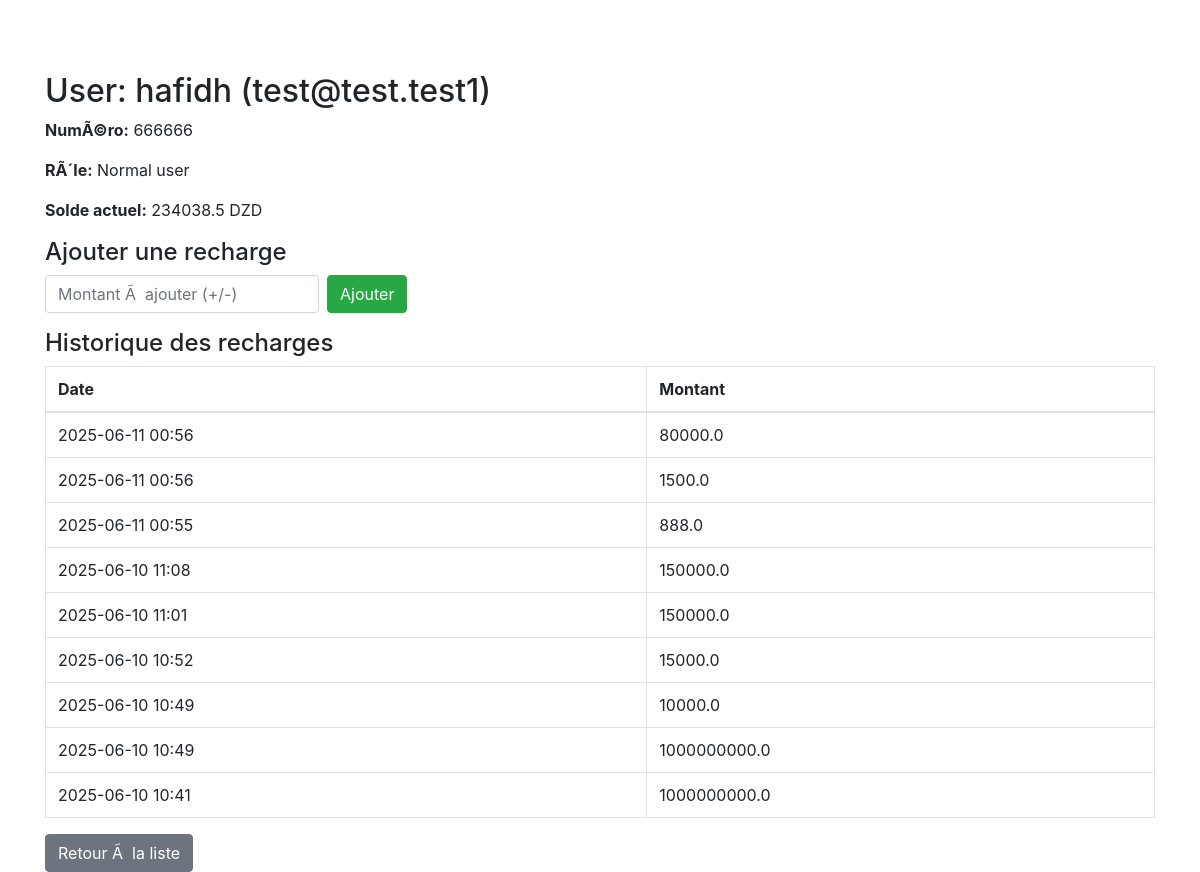
/admin/users/1, run on the app's committed database.
### app/models/domain.py (models this page shows)
class User(Base):
    __tablename__ = 'users'
    id = Column(Integer, primary_key=True)
    name = Column(String(100), nullable=False)
    email = Column(String(120), unique=True, nullable=False)
    number = Column(Integer, unique=True, nullable=False)
    password = Column(String(100), nullable=False)
    role = Column(String(20), default='Normal user')
    balance = Column(Float, default=0.0)
    bookings = relationship('Booking', backref='user')
    recharges = relationship('Recharge', backref='user')

class Recharge(Base):   #ychof + ymodifier
    __tablename__ = 'recharges'
    id = Column(Integer, primary_key=True)
    user_id = Column(Integer, ForeignKey('users.id'), nullable=False)
    amount = Column(Float, nullable=False)
    date = Column(DateTime, default=datetime.utcnow)

### app/api/routers/admin.py (the view)
@admin_bp.get('/users/{user_id}', response_class=HTMLResponse)
def user_detail(request: Request, user_id: int):
    user = get_user_by_id(user_id)
    if not user:
        return HTMLResponse("User not found", status_code=404)
    balance = get_user_balance(user_id)
    recharges = get_user_recharges(user_id)
    return templates.TemplateResponse(request, 'user_detail.html', {"request": request, "user": user, "balance": balance, "recharges": recharges})

### templates/user_detail.html (shortened to what this page needs)
﻿<!DOCTYPE html>
<html lang="en">
<head>
    <link rel="stylesheet" href="https://stackpath.bootstrapcdn.com/bootstrap/4.5.2/css/bootstrap.min.css">
</head>
<body>
<div class="container mt-5">
    <h2>User: {{ user.name }} ({{ user.email }})</h2>
    <p><strong>NumÃ©ro:</strong> {{ user.number }}</p>
    <p><strong>RÃ´le:</strong> {{ user.role }}</p>
    <p><strong>Solde actuel:</strong> {{ balance }} DZD</p>
    <h4>Ajouter une recharge</h4>
    <form method="post" action="{{ url_for('update_balance', user_id=user.id) }}" class="form-inline mb-3">
        <input type="number" step="0.01" name="balance" class="form-control mr-2" placeholder="Montant Ã  ajouter (+/-)">
        <button type="submit" class="btn btn-success">Ajouter</button>
    </form>
    <h4>Historique des recharges</h4>
    <table class="table table-bordered">
        <thead>
            <tr>
                <th>Date</th>
                <th>Montant</th>
            </tr>
        </thead>
        <tbody>
            {% for recharge in recharges %}
            <tr>
                <td>{{ recharge.date.strftime('%Y-%m-%d %H:%M') }}</td>
                <td>{{ recharge.amount }}</td>
            </tr>
            {% endfor %}
        </tbody>
    </table>
    <a href="{{ url_for('users_page') }}" class="btn btn-secondary">Retour Ã  la liste</a>
</div>
</body>
</html>

### data on the page
User: name "hafidh", email "test@test.test1", number "666666", role "Normal user", balance "234038.5"
Recharge: date "2025-06-11 00:56", amount "80000.0"
Recharge: date "2025-06-11 00:56", amount "1500.0"
Recharge: date "2025-06-11 00:55", amount "888.0"
Recharge: date "2025-06-10 11:08", amount "150000.0"
Recharge: date "2025-06-10 11:01", amount "150000.0"
Recharge: date "2025-06-10 10:52", amount "15000.0"
Recharge: date "2025-06-10 10:49", amount "10000.0"
Recharge: date "2025-06-10 10:49", amount "1000000000.0"
Recharge: date "2025-06-10 10:41", amount "1000000000.0"
